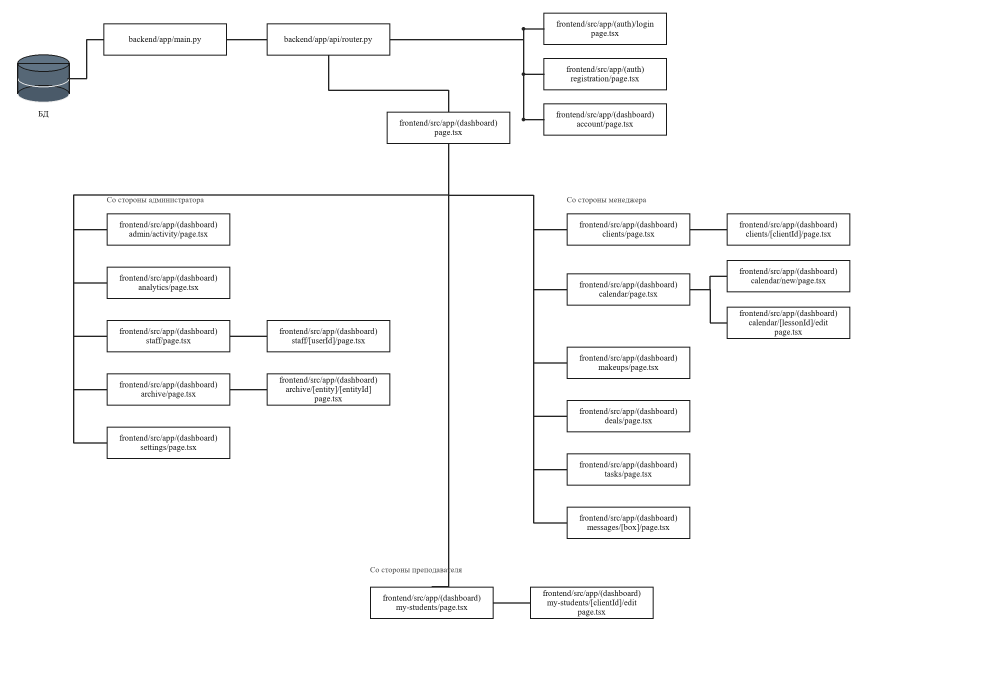
#> input picture component_diagram_hedgehogcrm_clean.png, 3000 x 2050 px (shown at 1/3 size)
$ python check_component_diagram_connectivity.py
#> lines starting #> are read from the running program, lines starting #| are printed output that depends on the picture
from pathlib import Path
from PIL import Image

ROOT = Path(__file__).resolve().parents[1]
img = Image.open(ROOT / "component_diagram_hedgehogcrm_clean.png")
#> img is the input picture: PIL image 3000x2050 RGB; mean R, G, B 248.6, 248.6, 248.7
out_dir = ROOT / ".codex_work"
checks = {
    "top_common": (720, 20, 1900, 440),
    "admin_staff": (250, 920, 1240, 1085),
    "manager_calendar": (1560, 760, 2620, 1040),
    "teacher": (1020, 1680, 2050, 1900),
}
for name, box in checks.items():
    out = out_dir / f"component_diagram_check_{name}.png"
    img.crop(box).save(out)
    print(out)
#> this loop made 4 passes
#> pass 1, `img.crop(box).save(out)`:
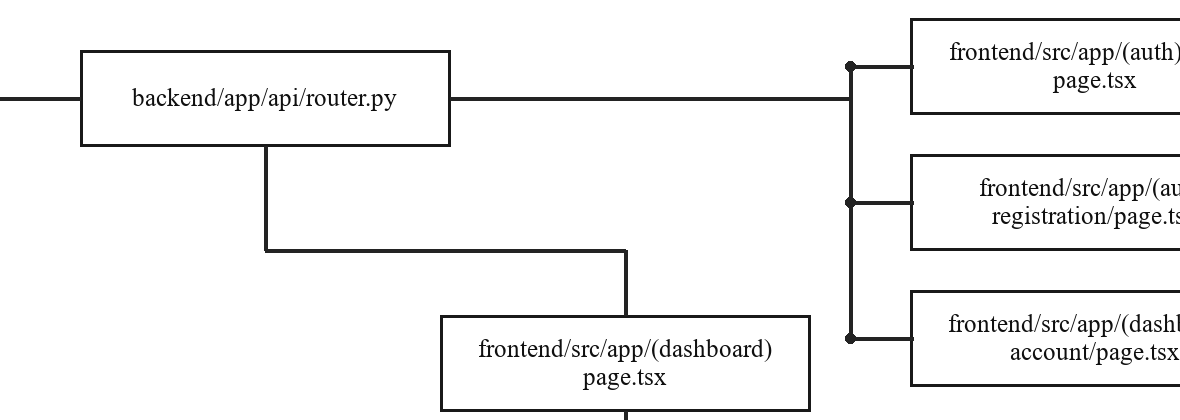
#> saved as component_diagram_check_top_common.png: PIL image 1180x420 RGB; min 15, max 255, mean 243.2
#> pass 2, `img.crop(box).save(out)`:
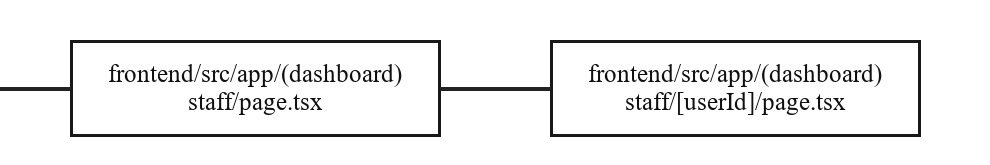
#> saved as component_diagram_check_admin_staff.png: PIL image 990x165 RGB; min 15, max 255, mean 239.6
